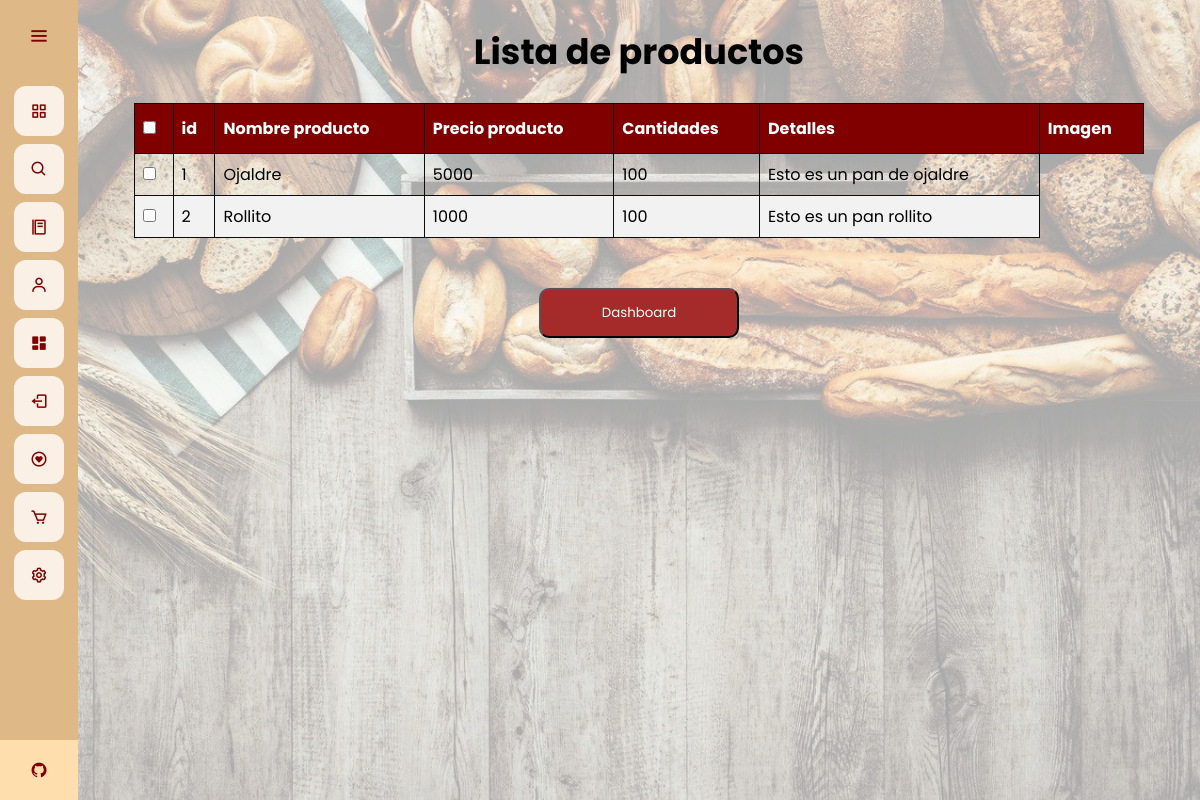
The page /admin-dash/lista-productos (signed in) on the database as committed earlier.
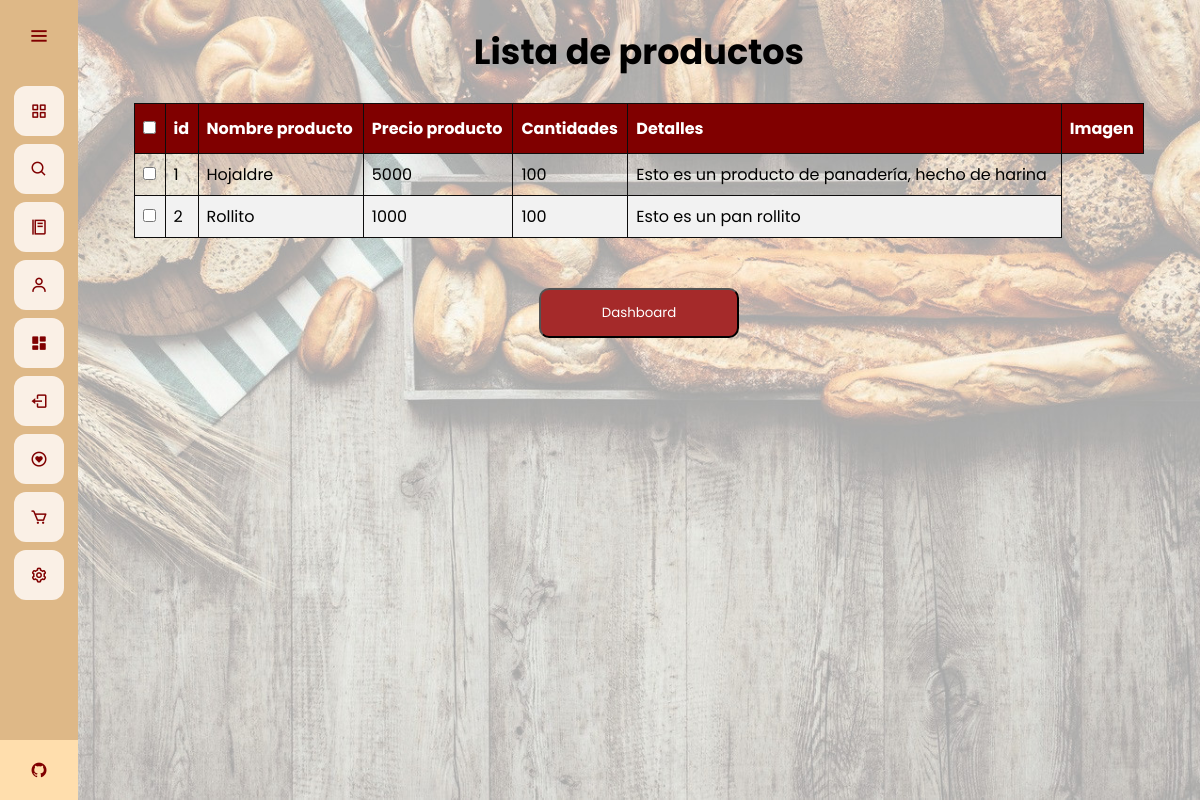
The same page on the database as committed later.
### app.py (models this page shows)
class Products(database.Model):
	id = database.Column(database.Integer, primary_key=True)
	productname = database.Column(database.String(30), nullable=False, unique=True)
	price = database.Column(database.Integer, nullable=False)
	quantity = database.Column(database.Integer, nullable=False)
	score = database.Column(database.Integer, nullable=False)
	details = database.Column(database.String(1000))
	image_prod = database.Column(database.String(40), nullable=False, default='pan.jpg')

### app.py (the view)
@app.route("/admin-dash/lista-productos")
@login_required
def lista_producto():
	if current_user.username == "SuperAdmin":
		products = Products.query.filter().all()
		return render_template("listproducts.html", products = products)
	else:
		return redirect(url_for('home'))

### app.py (called while the page is built)
@login_manager.user_loader
def load_user(user_id):
	return User.query.get(int(user_id))

@app.before_request
def make_session_permanent():
    session.permanent = True

### templates/listproducts.html (shortened to what this page needs)
{% extends 'base.html' %}
{% block style %}
<link rel="stylesheet" href="{{ url_for('static', filename='css/style_listproduct.css') }}">
{% endblock %}
{% block content %}
<br>
<h1 class="title">
    Lista de productos
</h1>
<br>
<div class="container">
    <table id="tableu" class="tableu" style="width: 90%">
        <thead>
            <tr>
                <th>
                    <input type="checkbox" onclick="checkAll(this)">
                </th>
                <th>id</th>
                <th>Nombre producto</th>
                <th>Precio producto</th>
                <th>Cantidades</th>
                <th>Detalles</th>
                <th>Imagen</th>
            </tr>
        </thead>
        <br>
        <tbody>
            {% for product in products %}
            <tr>
                <td><input type="checkbox" name="product"></td>
                <td>{{ product.id }}</td>
                <td>{{ product.productname }}</td>
                <td>{{ product.price }}</td>
                <td>{{ product.quantity }}</td>
                <td>{{ product.details }}</td>
            </tr>
            {% endfor %}
        </tbody>
    </table>
</div>
<br>
<br>
<div class="other">
    <a href="{{url_for('dashboard')}}">
        <button type="button" class="buttond">
            Dashboard
        </button>
    </a>
</div>
{% endblock %}

### templates/base.html (shortened to what this page needs)
<!DOCTYPE html>
<html>
<head>
	<link rel="stylesheet" href="{{ url_for('static', filename='css/style_base.css') }}">
  {% block style %}
  {% endblock %}
  <link href='https://unpkg.com/boxicons@2.0.7/css/boxicons.min.css' rel='stylesheet'>
</head>
<body>
	<div class="sidebar">
    <div class="logo-details">
        <i class='bx bx-menu' id="btn" ></i>
    </div>
    <ul class="nav-list">
      <li>
        <a href="{{ url_for('home') }}">
          <i class='bx bx-grid-alt'></i>
        </a>
      </li>
      <li>
        <a href="{{ url_for('busqueda') }}">
          <i class='bx bx-search'></i>
        </a>
      </li>
      <li>
        <a href="{{ url_for('menu') }}">
          <i class='bx bx-food-menu' ></i>
        </a>
      </li>
      {% if current_user.is_authenticated %}
      <li>
        <a href="{{ url_for('perfil_usuario') }}">
          <i class='bx bx-user' ></i>
        </a>
      </li>
      {% if current_user.username == "SuperAdmin" %}
      <li>
        <a href="{{ url_for('dashboard') }}">
          <i class='bx bxs-dashboard'></i>
        </a>
      </li>
      {% endif %}
      <li>
        <a href="{{ url_for('cerrar_sesion') }}">
          <i class='bx bx-log-out'></i>
        </a>
      </li>
      {% endif %}
      <li>
        <a href="{{ url_for('lista') }}">
          <i class='bx bx-heart-circle'></i>
        </a>
      </li>
      <li>
        <a href="{{ url_for('carrito') }}">
          <i class='bx bx-cart' ></i>
        </a>
      </li>
      <li>
        <a href="{{ url_for('ajustes') }}">
          <i class='bx bx-cog' ></i>
        </a>
      </li>
      <li class="profile">
          <div class="profile-details">
              <div class="name_job">
                <div class="name">Grupo 4</div>
                <div class="uni">Uninorte-Mintic</div>
              </div>
          </div>
          <a href="https://github.com/Viinky-Kevs/ProyectoAppWeb" target="_blank">
            <i class='bx bxl-github' id="github" ></i>
          </a>
      </li>
    </ul>
  </div>
  <section class="home-section">
  	{% block content %}
  	{% endblock %}
  </section>
</body>
</html>

### static/css/style_base.css (style rules this page uses)
* { margin: 0; padding: 0; box-sizing: border-box; font-family: "Poppins" , sans-serif; }
.sidebar { position: fixed; left: 0; top: 0; height: 100%; width: 78px; background: #DEB887; padding: 6px 14px; z-index: 99; transition: all 0.5s ease; }
.sidebar .logo-details { height: 60px; display: flex; align-items: center; position: relative; }
.sidebar .logo-details #btn { position: absolute; top: 50%; right: 0; transform: translateY(-50%); font-size: 22px; transition: all 0.4s ease; font-size: 23px; text-align: center; cursor: pointer; transition: all 0.5s ease; }
.sidebar i { color: #800000; height: 60px; min-width: 50px; font-size: 28px; text-align: center; line-height: 60px; }
.sidebar .nav-list { margin-top: 20px; height: 100%; }
.sidebar li { position: relative; margin: 8px 0; list-style: none; }
.sidebar li a { display: flex; height: 100%; width: 100%; border-radius: 12px; align-items: center; text-decoration: none; transition: all 0.4s ease; background: #FAF0E6; }
.sidebar li i { height: 50px; line-height: 50px; font-size: 18px; border-radius: 12px; }
.sidebar li.profile { position: fixed; height: 60px; width: 78px; left: 0; bottom: -8px; padding: 10px 14px; background: #FFDEAD; transition: all 0.5s ease; overflow: hidden; }
.sidebar li .profile-details { display: flex; align-items: center; flex-wrap: nowrap; }
.sidebar li.profile .name, .sidebar li.profile .uni { font-size: 15px; font-weight: 400; color: #800000; white-space: nowrap; }
.sidebar li.profile .uni { font-size: 12px; }
.sidebar .profile #github { position: absolute; top: 50%; right: 0; transform: translateY(-50%); background: #FFDEAD; width: 100%; height: 60px; line-height: 60px; border-radius: 0px; transition: all 0.5s ease; }
.home-section { position: relative; min-height: 100vh; top: 0; left: 78px; width: calc(100% - 78px); transition: all 0.5s ease; z-index: 2; background-attachment: fixed; background-size: cover; background-repeat: no-repeat; background-image: url(/static/images/wallpaper.jpg); }

### static/css/style_listproduct.css (style rules this page uses)
.title { text-align: center; font-size: 35px; }
.container { display: flex; justify-content: center; align-items: center; }
#tableu { font-family: Arial, Helvetica, sans-serif; border-collapse: collapse; width: 100%; }
#tableu td, #tableu th { border: 1px solid rgb(14, 13, 13); padding: 8px; }
#tableu tr:nth-child(even) { background-color: #f2f2f2; }
#tableu th { padding-top: 12px; padding-bottom: 12px; text-align: left; background-color: #800000; color: white; }
.other { display: flex; justify-content: center; align-items: center; }
.buttond { width: 200px; height: 50px; color: white; background-color: brown; border-radius: 10px; cursor: pointer; }

Rows that differ between the two databases and show on the page:
changed Products id 1: productname "Ojaldre" → "Hojaldre"; details "Esto es un pan de ojaldre" → "Esto es un producto de panadería, hecho de harina"
